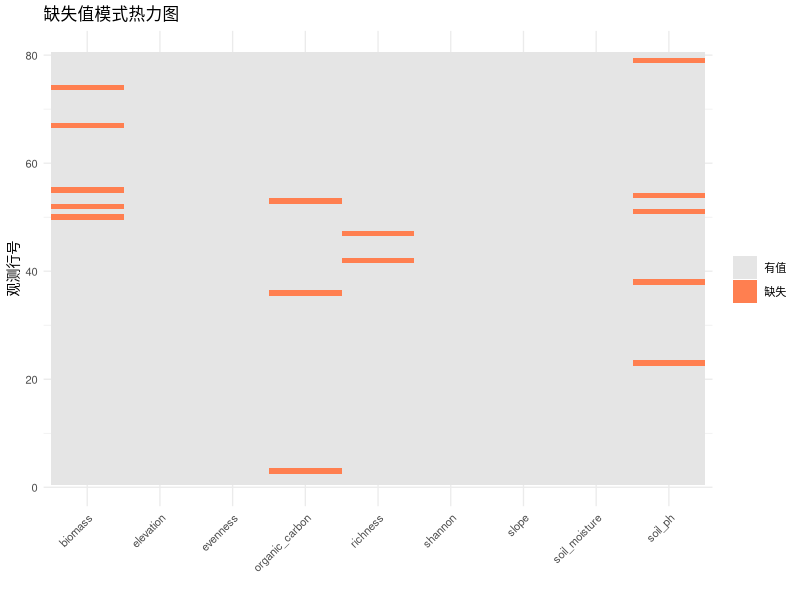
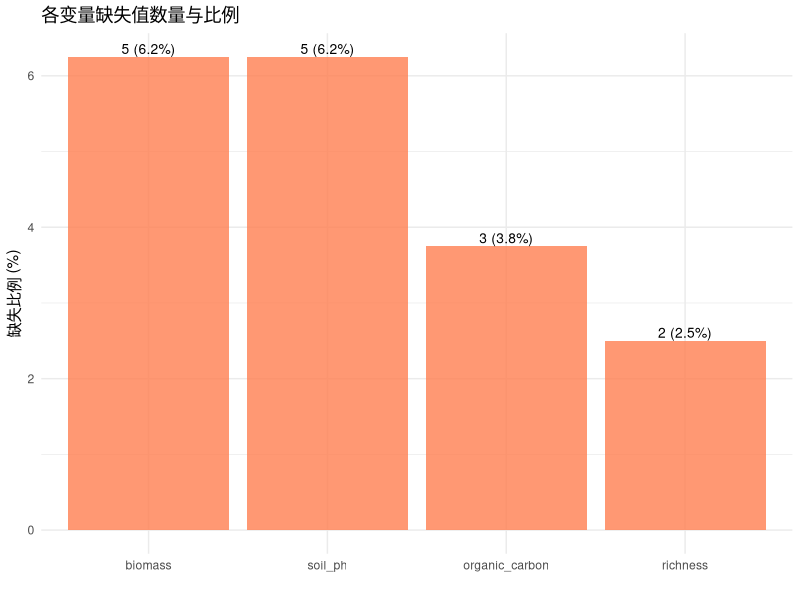
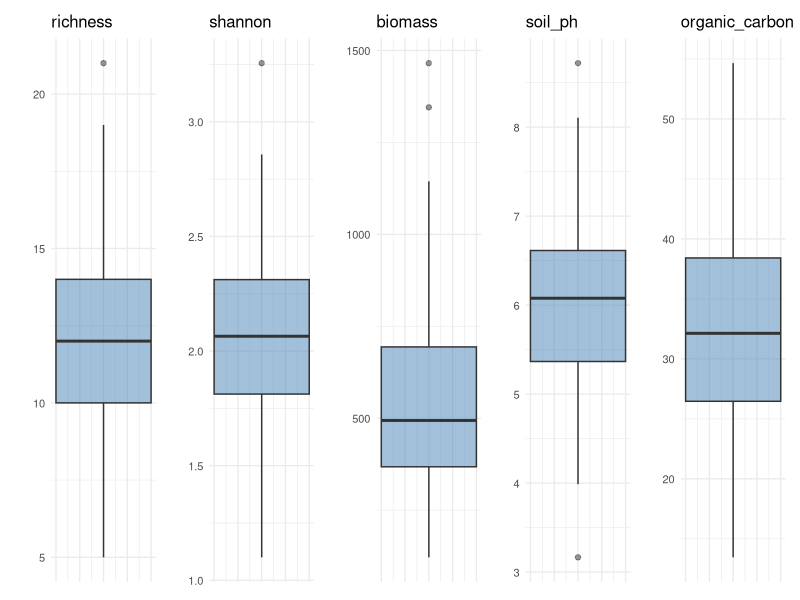
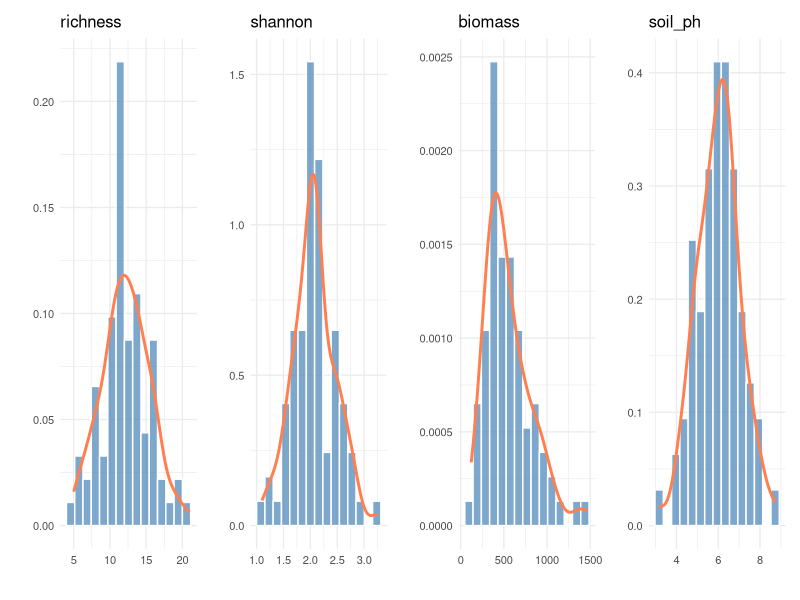
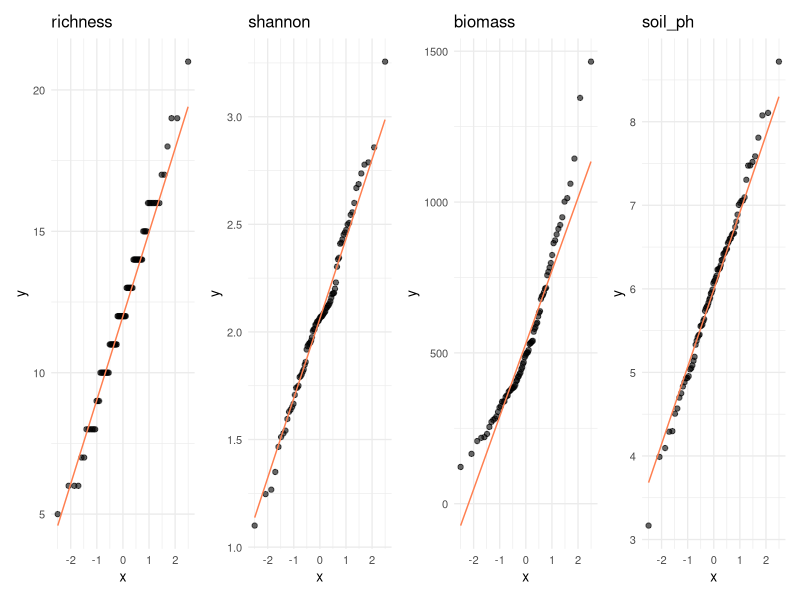
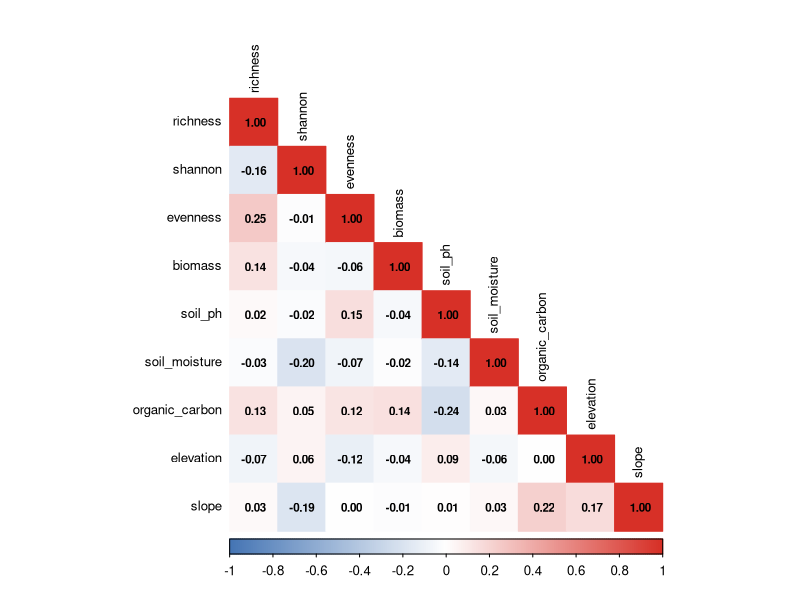
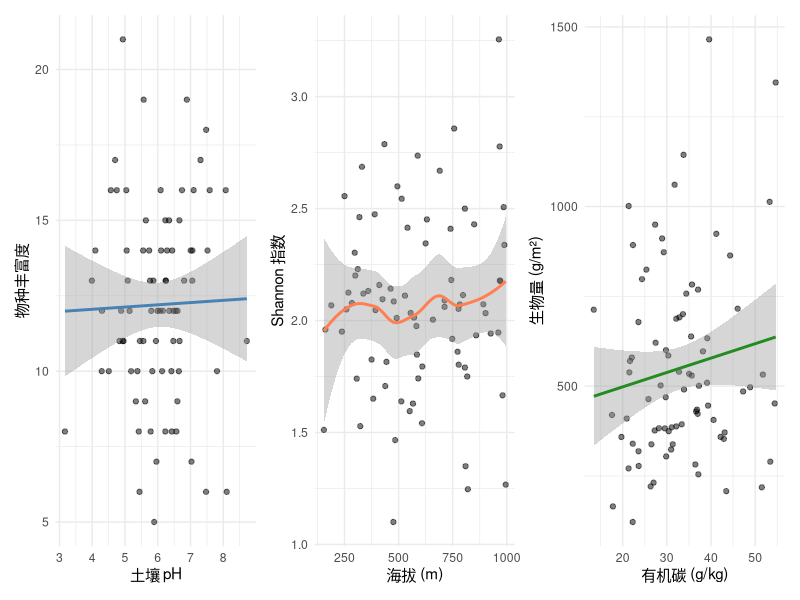
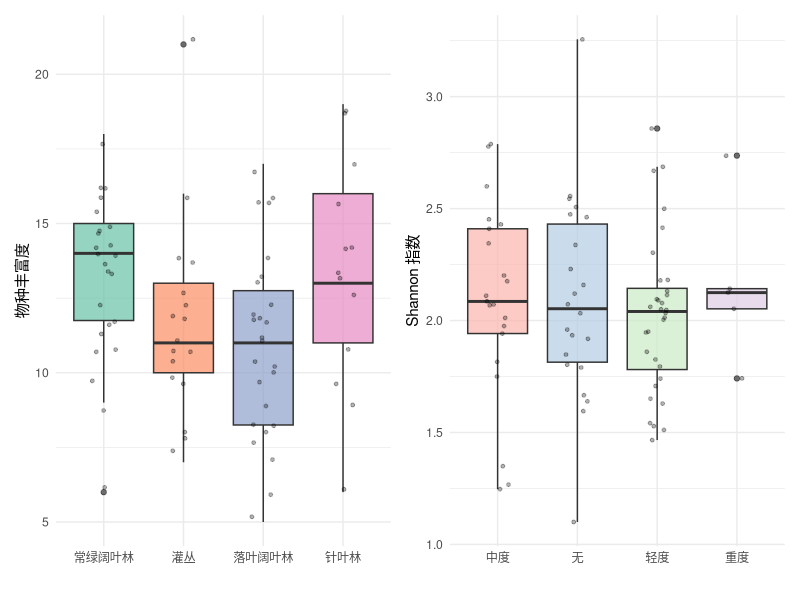

These charts were generated, in order, by the following R code:
## ---- chunk 1
library(tidyverse)
library(corrplot)
library(patchwork)
## ---- chunk 2
set.seed(2027)
n <- 80

# 基于木论保护区物种调查和土壤研究参数生成
diversity <- tibble(
  plot_id = paste0("P", sprintf("%03d", 1:n)),

  # 多样性指标（基于Du et al. 2020的227种植物数据）
  richness = rpois(n, lambda = 12),           # 物种丰富度
  shannon = rnorm(n, 2.1, 0.4),              # Shannon指数
  evenness = runif(n, 0.5, 0.95),            # 均匀度

  # 生物量（基于Li et al. 2017的研究）
  biomass = rlnorm(n, log(500), 0.5),        # 生物量 g/m²

  # 土壤理化性质（基于Li et al. 2017的参数）
  soil_ph = rnorm(n, 6.0, 0.9),
  soil_moisture = runif(n, 15, 55),
  organic_carbon = rlnorm(n, log(30), 0.3),

  # 地形因子
  elevation = runif(n, 150, 1000),
  slope = runif(n, 2, 40),

  # 分类变量
  habitat = sample(c("常绿阔叶林", "落叶阔叶林", "针叶林", "灌丛"), n,
                   replace = TRUE, prob = c(0.35, 0.25, 0.2, 0.2)),
  disturbance = sample(c("无", "轻度", "中度", "重度"), n,
                       replace = TRUE, prob = c(0.3, 0.35, 0.25, 0.1))
)

head(diversity)
## ---- chunk 3
# 维度
dim(diversity)

# 结构
glimpse(diversity)

# 数值变量摘要
diversity |>
  select(where(is.numeric)) |>
  summary()
## ---- chunk 4
# 各变量缺失值统计
diversity |>
  summarise(across(everything(), ~ sum(is.na(.)))) |>
  pivot_longer(everything(), names_to = "variable", values_to = "n_missing") |>
  filter(n_missing > 0)
## ---- chunk 5
#| fig-width: 8
#| fig-asp: 0.5

# 创建含缺失值的演示数据
diversity_miss <- diversity
diversity_miss$soil_ph[c(3, 15, 27, 42, 58)] <- NA
diversity_miss$biomass[c(8, 15, 33, 60, 71)] <- NA
diversity_miss$organic_carbon[c(15, 22, 45)] <- NA
diversity_miss$richness[c(15, 50)] <- NA

# 缺失值模式热力图
miss_matrix <- diversity_miss |>
  select(where(is.numeric)) |>
  mutate(across(everything(), ~ if_else(is.na(.), 1L, 0L))) |>
  pivot_longer(everything(), names_to = "variable", values_to = "is_missing")

miss_matrix$row <- rep(seq_len(nrow(diversity_miss)),
                       times = sum(sapply(diversity_miss, is.numeric)))

ggplot(miss_matrix, aes(x = variable, y = row, fill = factor(is_missing))) +
  geom_tile() +
  scale_fill_manual(values = c("0" = "grey90", "1" = "coral"),
                    labels = c("有值", "缺失")) +
  labs(x = "", y = "观测行号", fill = "",
       title = "缺失值模式热力图") +
  theme_minimal(base_size = 10) +
  theme(axis.text.x = element_text(angle = 45, hjust = 1))
## ---- chunk 6
# 各变量缺失比例柱状图
diversity_miss |>
  summarise(across(everything(), ~ sum(is.na(.)))) |>
  pivot_longer(everything(), names_to = "variable", values_to = "n_missing") |>
  filter(n_missing > 0) |>
  mutate(pct = n_missing / nrow(diversity_miss) * 100) |>
  ggplot(aes(x = reorder(variable, -n_missing), y = pct)) +
  geom_col(fill = "coral", alpha = 0.8) +
  geom_text(aes(label = paste0(n_missing, " (", round(pct, 1), "%)")),
            vjust = -0.3, size = 3.5) +
  labs(x = "", y = "缺失比例 (%)",
       title = "各变量缺失值数量与比例") +
  theme_minimal()
## ---- chunk 7
#| fig-width: 10
#| fig-asp: 0.4

vars_numeric <- c("richness", "shannon", "biomass", "soil_ph", "organic_carbon")

outlier_plots <- map(vars_numeric, function(var) {
  ggplot(diversity, aes(y = .data[[var]])) +
    geom_boxplot(fill = "steelblue", alpha = 0.5, width = 0.4) +
    labs(title = var, y = "") +
    theme_minimal(base_size = 10) +
    theme(axis.text.x = element_blank(), axis.ticks.x = element_blank())
})

wrap_plots(outlier_plots, nrow = 1)
## ---- chunk 8
detect_outliers_iqr <- function(x) {
  q1 <- quantile(x, 0.25, na.rm = TRUE)
  q3 <- quantile(x, 0.75, na.rm = TRUE)
  iqr <- q3 - q1
  lower <- q1 - 1.5 * iqr
  upper <- q3 + 1.5 * iqr
  sum(x < lower | x > upper, na.rm = TRUE)
}

diversity |>
  select(all_of(vars_numeric)) |>
  summarise(across(everything(), detect_outliers_iqr)) |>
  pivot_longer(everything(), names_to = "variable", values_to = "n_outliers") |>
  arrange(desc(n_outliers))
## ---- chunk 9
diversity |>
  select(where(is.numeric)) |>
  pivot_longer(everything(), names_to = "variable", values_to = "value") |>
  group_by(variable) |>
  summarise(
    n = n(),
    mean = round(mean(value), 2),
    sd = round(sd(value), 2),
    median = round(median(value), 2),
    min = round(min(value), 2),
    max = round(max(value), 2),
    cv = round(sd(value) / mean(value) * 100, 1)  # 变异系数 (%)
  ) |>
  arrange(desc(cv))
## ---- chunk 10
diversity |>
  group_by(habitat) |>
  summarise(
    n = n(),
    mean_richness = round(mean(richness), 1),
    sd_richness = round(sd(richness), 1),
    mean_shannon = round(mean(shannon), 2),
    mean_biomass = round(mean(biomass), 0)
  ) |>
  arrange(desc(mean_richness))
## ---- chunk 11
#| fig-width: 10
#| fig-asp: 0.4

vars_to_check <- c("richness", "shannon", "biomass", "soil_ph")

plots <- map(vars_to_check, function(var) {
  ggplot(diversity, aes(x = .data[[var]])) +
    geom_histogram(aes(y = after_stat(density)), bins = 15,
                   fill = "steelblue", alpha = 0.7, color = "white") +
    geom_density(color = "coral", linewidth = 1) +
    labs(title = var, x = "", y = "") +
    theme_minimal(base_size = 10)
})

wrap_plots(plots, nrow = 1)
## ---- chunk 12
#| fig-width: 10
#| fig-asp: 0.4

qq_plots <- map(vars_to_check, function(var) {
  ggplot(diversity, aes(sample = .data[[var]])) +
    stat_qq(alpha = 0.6) +
    stat_qq_line(color = "coral") +
    labs(title = var) +
    theme_minimal(base_size = 10)
})

wrap_plots(qq_plots, nrow = 1)
## ---- chunk 13
diversity |>
  select(all_of(vars_to_check)) |>
  pivot_longer(everything(), names_to = "variable", values_to = "value") |>
  group_by(variable) |>
  summarise(
    W = shapiro.test(value)$statistic,
    p_value = shapiro.test(value)$p.value,
    normal = if_else(p_value > 0.05, "✅ 是", "❌ 否")
  )
## ---- chunk 14
#| fig-width: 7
#| fig-asp: 1

cor_data <- diversity |>
  select(richness, shannon, evenness, biomass, soil_ph, soil_moisture,
         organic_carbon, elevation, slope)

cor_matrix <- cor(cor_data, use = "complete.obs")

corrplot(cor_matrix, method = "color", type = "lower",
         addCoef.col = "black", number.cex = 0.7,
         tl.col = "black", tl.cex = 0.8,
         col = colorRampPalette(c("#4575b4", "white", "#d73027"))(200))
## ---- chunk 15
#| fig-width: 10
#| fig-asp: 0.35

p1 <- ggplot(diversity, aes(x = soil_ph, y = richness)) +
  geom_point(alpha = 0.5) +
  geom_smooth(method = "lm", color = "steelblue") +
  labs(x = "土壤 pH", y = "物种丰富度") +
  theme_minimal()

p2 <- ggplot(diversity, aes(x = elevation, y = shannon)) +
  geom_point(alpha = 0.5) +
  geom_smooth(method = "loess", color = "coral") +
  labs(x = "海拔 (m)", y = "Shannon 指数") +
  theme_minimal()

p3 <- ggplot(diversity, aes(x = organic_carbon, y = biomass)) +
  geom_point(alpha = 0.5) +
  geom_smooth(method = "lm", color = "forestgreen") +
  labs(x = "有机碳 (g/kg)", y = "生物量 (g/m²)") +
  theme_minimal()

p1 + p2 + p3
## ---- chunk 16
#| fig-width: 10
#| fig-asp: 0.4

p_hab <- ggplot(diversity, aes(x = habitat, y = richness, fill = habitat)) +
  geom_boxplot(alpha = 0.7) +
  geom_jitter(width = 0.15, alpha = 0.3, size = 1) +
  labs(x = "", y = "物种丰富度") +
  scale_fill_brewer(palette = "Set2") +
  theme_minimal() +
  theme(legend.position = "none")

p_dist <- ggplot(diversity, aes(x = disturbance, y = shannon, fill = disturbance)) +
  geom_boxplot(alpha = 0.7) +
  geom_jitter(width = 0.15, alpha = 0.3, size = 1) +
  labs(x = "", y = "Shannon 指数") +
  scale_fill_brewer(palette = "Pastel1") +
  theme_minimal() +
  theme(legend.position = "none")

p_hab + p_dist
